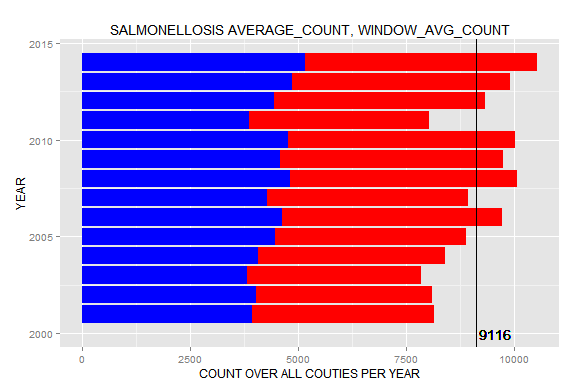

Here is the R script that generated this plot:
df <- data.frame(fromJSON(getURL(URLencode(gsub("\n", " ", 'skipper.cs.utexas.edu:5001/rest/native/?query=
"select YEAR, DISEASE, sum_COUNT, sum(sum_COUNT) 
                                                OVER (PARTITION BY DISEASE) as window_avg_COUNT
                                                from 
                                                (select YEAR, DISEASE, sum(COUNT) as sum_COUNT
                                                from Infectious_Diseases
                                                where DISEASE = (\'Salmonellosis\') and (SEX=(\'Male\') OR SEX=(\'Female\') )
                                                group by YEAR, DISEASE)
                                                order by DISEASE;"
                                                ')), httpheader=c(DB='jdbc:oracle:thin:@sayonara.microlab.cs.utexas.edu:1521:orcl', USER='C##cs329e_hys82', PASS='orcl_hys82', MODE='native_mode', MODEL='model', returnDimensions = 'False', returnFor = 'JSON', p1=KPI_Low_Max_value, p2=KPI_Medium_Max_value), verbose = TRUE))); 

dfMALE <- data.frame(fromJSON(getURL(URLencode(gsub("\n", " ", 'skipper.cs.utexas.edu:5001/rest/native/?query=
                                                    "select YEAR, DISEASE, sum_COUNT, sum(sum_COUNT) 
                                                    OVER (PARTITION BY DISEASE) as window_avg_COUNT
                                                    from 
                                                    (select YEAR, DISEASE, sum(COUNT) as sum_COUNT
                                                    from Infectious_Diseases
                                                    where DISEASE = (\'Salmonellosis\') and SEX=(\'Male\')
                                                    group by YEAR, DISEASE)
                                                    order by DISEASE;"
                                                    ')), httpheader=c(DB='jdbc:oracle:thin:@sayonara.microlab.cs.utexas.edu:1521:orcl', USER='C##cs329e_hys82', PASS='orcl_hys82', MODE='native_mode', MODEL='model', returnDimensions = 'False', returnFor = 'JSON', p1=KPI_Low_Max_value, p2=KPI_Medium_Max_value), verbose = TRUE)));

ggplot() + 
  coord_cartesian() + 
  scale_x_continuous() +
  scale_y_continuous() +
  labs(title='SALMONELLOSIS AVERAGE_COUNT, WINDOW_AVG_COUNT') +
  labs(x=paste("YEAR"), y=paste("COUNT OVER ALL COUTIES PER YEAR")) +
  layer(data=df, 
        mapping=aes(x=YEAR, y=SUM_COUNT), 
        stat="identity", 
        stat_params=list(), 
        geom="bar",
        geom_params=list(fill="RED"), 
        position=position_identity()
  ) + coord_flip() +
  layer(data=dfMALE, 
        mapping=aes(x=YEAR, y=SUM_COUNT), 
        stat="identity", 
        stat_params=list(), 
        geom="bar",
        geom_params=list(fill="BLUE"), 
        position=position_identity()
  ) + coord_flip() +
  layer(data=df, 
        mapping=aes(yintercept = WINDOW_AVG_COUNT/14), 
        geom="hline",
        geom_params=list(colour="BLACK")
  ) +
  layer(data=df, 
        mapping=aes(x=2000, y=round(WINDOW_AVG_COUNT/14), label=round(WINDOW_AVG_COUNT/14)), 
        stat="identity", 
        stat_params=list(), 
        geom="text",
        geom_params=list(colour="black", hjust=-.1), 
        position=position_identity()
  )
